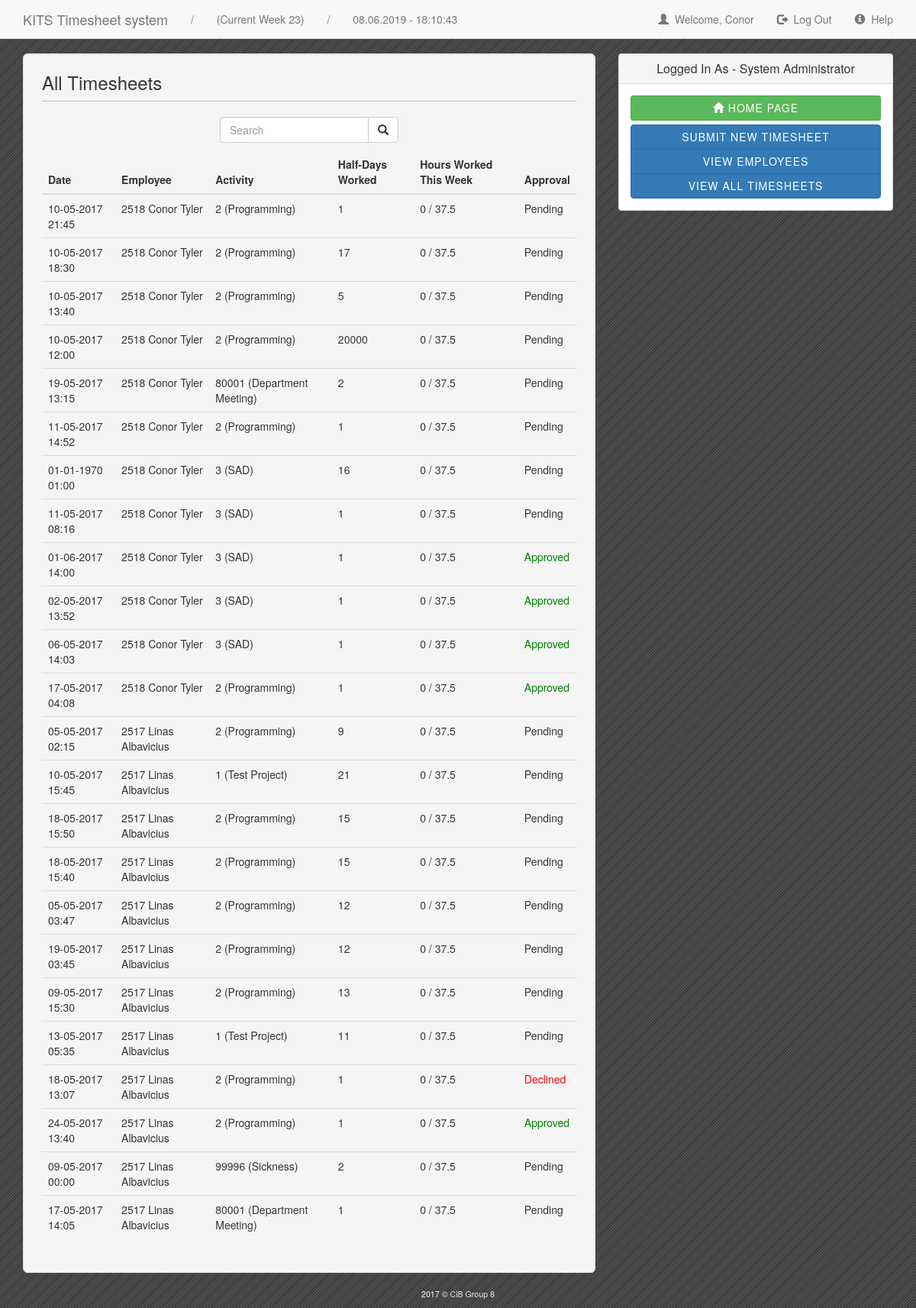
/cib_group_8/manager.php (signed in), run on the app's committed database.
### tables this page shows
CREATE TABLE IF NOT EXISTS `emp_table` (
  `EMP_ID` int(10) NOT NULL,
  `EMP_PASS` varchar(255) NOT NULL,
  `EMP_NAME` varchar(50) NOT NULL,
  `EMP_SURNAME` varchar(50) NOT NULL,
  `EMP_EMAIL` varchar(50) NOT NULL,
  `EMP_PHONE` varchar(60) NOT NULL,
  `EMP_ROLE` int(10) NOT NULL,
  `ACTIVE` int(11) NOT NULL DEFAULT '1'
);

CREATE TABLE IF NOT EXISTS `timesheet_table` (
  `TIMESHEET_ID` int(10) NOT NULL,
  `EMP_ID` int(10) NOT NULL,
  `PROJECT_ID` int(10) NOT NULL,
  `START_TIME` datetime NOT NULL,
  `HALF_DAYS` int(15) NOT NULL,
  `OVERTIME` int(11) NOT NULL DEFAULT '0',
  `APPROVAL` int(15) NOT NULL
);

CREATE TABLE IF NOT EXISTS `project_table` (
  `PROJECT_ID` int(10) NOT NULL,
  `PROJECT_NAME` varchar(40) NOT NULL,
  `PROJECT_MANAGER` int(10) NOT NULL,
  `PROJECT_STATUS` int(11) NOT NULL DEFAULT '1'
);

CREATE TABLE IF NOT EXISTS `role_table` (
  `ROLE_ID` int(10) NOT NULL,
  `ROLE_DESC` varchar(40) NOT NULL
);

### cib_group_8/settings/config.php (called while the page is built, shortened)
<?php
$date_curr = date("Y-m-d");
$date_conv = new DateTime($date_curr);
$week = $date_conv->format("W");
?>

### cib_group_8/settings/check.php (called while the page is built, shortened)
<?php
include('config.php');
$emp_check = $_SESSION['empid'];
$sql = mysqli_query($conn, "SELECT * FROM emp_table WHERE EMP_ID = '$emp_check'");
$row = mysqli_fetch_array($sql, MYSQLI_ASSOC);
$emp_name = $row['EMP_NAME'];
$emp_role = $row['EMP_ROLE'];
$sql_query1 = "SELECT * FROM `role_table` WHERE `ROLE_ID` = '$emp_role'";
$result1 = mysqli_query($conn, $sql_query1);
$row1 = mysqli_fetch_array($result1, MYSQLI_ASSOC);
$role_desc = $row1['ROLE_DESC'];
?>

### cib_group_8/manager.php (the view, shortened to what this page needs)
<?php
include("settings/check.php");
?>
<!DOCTYPE html>
<html lang="en">
	<head>
		<link rel="stylesheet" href="https://maxcdn.bootstrapcdn.com/bootstrap/3.3.7/css/bootstrap.min.css">
		<link rel="stylesheet" href="https://cdnjs.cloudflare.com/ajax/libs/bootstrap-datepicker/1.4.1/css/bootstrap-datepicker3.css"/>
		<link href="styles/clockpicker.css" rel="stylesheet">
		<link rel="stylesheet" href="styles/style.css" type="text/css" />
		<link href="styles/component.css" rel="stylesheet">
		<link href="styles/sweetalert.css" rel="stylesheet">
	</head>
	<body>
		<div class="container">
			<nav class="navbar navbar-default navbar-fixed-top" role="navigation">
				<div class="container">
					<div class="navbar-header">
						<a class="navbar-brand" href="index.php">KITS Timesheet system</a>
					</div>
					<div class="collapse navbar-collapse" id="bs-example-navbar-collapse-1">
						<ul class="nav navbar-nav">
							<li>
								<a href="#">/</a>
							</li>
							<li>
								<a href="#">(Current Week <?php echo $week; ?>)</a>
							</li>
							<li>
								<a href="#">/</a>
							</li>
							<li>
								<a href="#"><?php echo date("d.m.Y") . " - "; ?> <span id="cc_time">12:52</span></a>
							</li>
						</ul>
						<ul class="nav navbar-nav navbar-right">
							<li>
								<a href="#"><span class="glyphicon glyphicon-user"></span>&nbsp;&nbsp;Welcome, <?php echo $emp_name; ?></a>
							</li>
							<li>
								<a href="logout.php"><span class="glyphicon glyphicon-log-out"></span>&nbsp;&nbsp;Log Out</a>
							</li>
							<li>
								<a href="#" class="md-trigger" data-modal="modal-7"><span class="glyphicon glyphicon-info-sign"></span>&nbsp;&nbsp;Help</a>
							</li>
						</ul>
					</div>
				</div>
			</nav>
			<div class="row">
				<div class="col-xs-12 col-md-8">
					<div class="well well-lg">
					<?php
					if($emp_role == 4){
						$result = mysqli_query($conn, "SELECT * FROM timesheet_table AS tt, project_table AS pt WHERE tt.PROJECT_ID = pt.PROJECT_ID AND pt.PROJECT_MANAGER = $emp_check AND APPROVAL = 0");
						$row = mysqli_fetch_assoc($result);
						if(mysqli_num_rows($result) > 0){
							echo "<h3>" . $row['PROJECT_NAME'] . " Timesheets <span style='position: absolute; right: 40px;'>(Current Week 19)</span></h3>";
						} else{
							echo "<h3> No Results Found <span style='position: absolute; right: 40px;'>(Current Week 19)</span></h3>";
						}
					} else if($emp_role == 5){
						echo "<h3> All Timesheets <span style='position: absolute; right: 40px;'></span></h3>";
					} else if($emp_role == 3){
						echo "<h3> Cost Centre Timesheets <span style='position: absolute; right: 40px;'></span></h3>";
					}
					?>
						<hr />
						<div class="table-responsive">
							<form class="navbar-form fBorm" role="search">
								<div class="input-group add-on">
									<input class="form-control" placeholder="Search" name="srch-term" id="srch-term" type="text">
									<div class="input-group-btn">
										<button class="btn btn-default" type="submit"><i class="glyphicon glyphicon-search"></i></button>
									</div>
								</div>
							</form>
							<table class="table">
								<thead>
									<tr>
										<th>Date</th>
										<th>Employee</th>
										<th>Activity</th>
										<th>Half-Days Worked</th>
										<th>Hours Worked This Week</th>
										<th class="text-center">Approval</th>
									</tr>
								</thead>
								<tbody>
								<?php
								if($emp_role == 4 || $emp_role == 3){
									$result = mysqli_query($conn, "SELECT * FROM timesheet_table AS tt, project_table AS pt, emp_table WHERE tt.PROJECT_ID = pt.PROJECT_ID AND pt.PROJECT_MANAGER = $emp_check AND emp_table.EMP_ID = tt.EMP_ID AND APPROVAL = 0");
								} else if($emp_role == 5){
									$result = mysqli_query($conn, "SELECT * FROM timesheet_table AS tt, project_table AS pt, emp_table WHERE tt.PROJECT_ID = pt.PROJECT_ID AND emp_table.EMP_ID = tt.EMP_ID");
								}
								while($row = mysqli_fetch_assoc($result)){
									echo "<tr>";
									echo "<td>" . date('d-m-Y H:i', strtotime($row['START_TIME'])) . "</td>";
									echo "<td>" . $row['EMP_ID'] . " " . $row['EMP_NAME'] . " " . $row['EMP_SURNAME'] . "</td>";
									echo "<td>" . $row['PROJECT_ID'] . " (" . $row['PROJECT_NAME'] . ")</td>";
									echo "<td>" . $row['HALF_DAYS'] . "</td>";
									echo "<td>" . "0 / 37.5" . "</td>";
									if($emp_role == 4 || $emp_role == 3){
										echo "<td class='text-center'>" . "<div class='btn-group' role='group'>
										<form method='post' action='approval.php'>
										<input type='hidden' name='timesheet' value='$row[TIMESHEET_ID]'/>
										<input type='submit' type='button' class='btn btn-success' name='approve' value='Approve'></input>
										<input type='submit' type='button' class='btn btn-danger' name='decline' value='Decline'></input>
										</form>
										</div>" . "</td>";
									} else{
										if ($row['APPROVAL'] == 0) {
											$approval = 'Pending';
										} else if ($row['APPROVAL'] == 1) {
											$approval = "<font color='green'> Approved </font>";
										} else if ($row['APPROVAL'] == 2) {
											$approval = "<font color='red'> Declined </font>";
										}
										echo "<td>". $approval ."</td>";
									}
									echo "</tr>";
								}
								?>
								</tbody>
							</table>
						</div>
					</div>
				</div>
				<div class="col-xs-12 col-md-4">
					<div class="panel panel-default">
						<div class="panel-heading">
							<h3 class="panel-title text-center">Logged In As - <?php echo $role_desc; ?></h3>
						</div>
						<div class="panel-body">
							<form class="login" method="">
								<div class="btn-group btn-group-sm btn-group-justified" role="group">
									<div class="btn-group-vertical btn-block" style="width: 100%;" role="group">
										<a class="btn btn-success btn-sm" href="index.php" ><span class="glyphicon glyphicon-home"></span> HOME PAGE</a>
									</div>
									<div class="btn-group-vertical btn-block" style="width: 100%;" role="group">
										<a class="btn btn-primary btn-sm" href="" data-toggle="modal" data-target="#myModal">Submit new Timesheet</a>
										<?php
											if($emp_role == 5) {
												echo "<a class='btn btn-primary btn-sm' href='sysadmin.php'>View Employees</a>";
												echo "<a class='btn btn-primary btn-sm' href='manager.php'>View ALL Timesheets</a>";
											} else if($emp_role == 4) {
												echo "<a class='btn btn-primary btn-sm' href='manager.php'>View Project Timesheets</a>";
											}
										?>
									</div>
								</div>
							</form>
						</div>
					</div>
				</div>
			</div>
			<footer>
				<p>2017 &copy; <span>CiB Group 8</span></p>
			</footer>
		</div>
	</body>
</html>

### cib_group_8/styles/style.css (style rules this page uses)
body { padding-top: 70px; background-image: url(images/bg.png); }
div.well-lg hr { margin-top: 4px; height: 1px; background: #C3C0C0; }
div.well-lg h3 { margin-top: 0px; }
form.login .btn { font-size: 14px; text-transform: uppercase; font-weight: 500; outline: 0; cursor: pointer; letter-spacing: 1px; }
footer p { font-size: 8pt; text-align: center; color: white; }
footer span { color: #e5e5e5; }

### cib_group_8/styles/sweetalert.css (style rules this page uses)
form.fBorm { margin: 0 auto; display: -webkit-flex; display: flex; -webkit-justify-content: center; justify-content: center; margin-bottom: 10px; }

### data on the page
emp_table: EMP_NAME "Conor"
timesheet_table: START_TIME "10-05-2017 21:45", EMP_ID.EMP_ID "2518", EMP_ID.EMP_NAME "Conor", EMP_ID.EMP_SURNAME "Tyler", PROJECT_ID.PROJECT_ID "2", PROJECT_ID.PROJECT_NAME "Programming", HALF_DAYS "1", APPROVAL "Pending"
timesheet_table: START_TIME "10-05-2017 18:30", EMP_ID.EMP_ID "2518", EMP_ID.EMP_NAME "Conor", EMP_ID.EMP_SURNAME "Tyler", PROJECT_ID.PROJECT_ID "2", PROJECT_ID.PROJECT_NAME "Programming", HALF_DAYS "17", APPROVAL "Pending"
timesheet_table: START_TIME "10-05-2017 13:40", EMP_ID.EMP_ID "2518", EMP_ID.EMP_NAME "Conor", EMP_ID.EMP_SURNAME "Tyler", PROJECT_ID.PROJECT_ID "2", PROJECT_ID.PROJECT_NAME "Programming", HALF_DAYS "5", APPROVAL "Pending"
timesheet_table: START_TIME "10-05-2017 12:00", EMP_ID.EMP_ID "2518", EMP_ID.EMP_NAME "Conor", EMP_ID.EMP_SURNAME "Tyler", PROJECT_ID.PROJECT_ID "2", PROJECT_ID.PROJECT_NAME "Programming", HALF_DAYS "20000", APPROVAL "Pending"
timesheet_table: START_TIME "19-05-2017 13:15", EMP_ID.EMP_ID "2518", EMP_ID.EMP_NAME "Conor", EMP_ID.EMP_SURNAME "Tyler", PROJECT_ID.PROJECT_ID "80001", PROJECT_ID.PROJECT_NAME "Department Meeting", HALF_DAYS "2", APPROVAL "Pending"
timesheet_table: START_TIME "11-05-2017 14:52", EMP_ID.EMP_ID "2518", EMP_ID.EMP_NAME "Conor", EMP_ID.EMP_SURNAME "Tyler", PROJECT_ID.PROJECT_ID "2", PROJECT_ID.PROJECT_NAME "Programming", HALF_DAYS "1", APPROVAL "Pending"
timesheet_table: START_TIME "01-01-1970 01:00", EMP_ID.EMP_ID "2518", EMP_ID.EMP_NAME "Conor", EMP_ID.EMP_SURNAME "Tyler", PROJECT_ID.PROJECT_ID "3", PROJECT_ID.PROJECT_NAME "SAD", HALF_DAYS "16", APPROVAL "Pending"
timesheet_table: START_TIME "11-05-2017 08:16", EMP_ID.EMP_ID "2518", EMP_ID.EMP_NAME "Conor", EMP_ID.EMP_SURNAME "Tyler", PROJECT_ID.PROJECT_ID "3", PROJECT_ID.PROJECT_NAME "SAD", HALF_DAYS "1", APPROVAL "Pending"
timesheet_table: START_TIME "01-06-2017 14:00", EMP_ID.EMP_ID "2518", EMP_ID.EMP_NAME "Conor", EMP_ID.EMP_SURNAME "Tyler", PROJECT_ID.PROJECT_ID "3", PROJECT_ID.PROJECT_NAME "SAD", HALF_DAYS "1", APPROVAL "Approved"
timesheet_table: START_TIME "02-05-2017 13:52", EMP_ID.EMP_ID "2518", EMP_ID.EMP_NAME "Conor", EMP_ID.EMP_SURNAME "Tyler", PROJECT_ID.PROJECT_ID "3", PROJECT_ID.PROJECT_NAME "SAD", HALF_DAYS "1", APPROVAL "Approved"
timesheet_table: START_TIME "06-05-2017 14:03", EMP_ID.EMP_ID "2518", EMP_ID.EMP_NAME "Conor", EMP_ID.EMP_SURNAME "Tyler", PROJECT_ID.PROJECT_ID "3", PROJECT_ID.PROJECT_NAME "SAD", HALF_DAYS "1", APPROVAL "Approved"
timesheet_table: START_TIME "17-05-2017 04:08", EMP_ID.EMP_ID "2518", EMP_ID.EMP_NAME "Conor", EMP_ID.EMP_SURNAME "Tyler", PROJECT_ID.PROJECT_ID "2", PROJECT_ID.PROJECT_NAME "Programming", HALF_DAYS "1", APPROVAL "Approved"
timesheet_table: START_TIME "05-05-2017 02:15", EMP_ID.EMP_ID "2517", EMP_ID.EMP_NAME "Linas", EMP_ID.EMP_SURNAME "Albavicius", PROJECT_ID.PROJECT_ID "2", PROJECT_ID.PROJECT_NAME "Programming", HALF_DAYS "9", APPROVAL "Pending"
timesheet_table: START_TIME "10-05-2017 15:45", EMP_ID.EMP_ID "2517", EMP_ID.EMP_NAME "Linas", EMP_ID.EMP_SURNAME "Albavicius", PROJECT_ID.PROJECT_ID "1", PROJECT_ID.PROJECT_NAME "Test Project", HALF_DAYS "21", APPROVAL "Pending"
timesheet_table: START_TIME "18-05-2017 15:50", EMP_ID.EMP_ID "2517", EMP_ID.EMP_NAME "Linas", EMP_ID.EMP_SURNAME "Albavicius", PROJECT_ID.PROJECT_ID "2", PROJECT_ID.PROJECT_NAME "Programming", HALF_DAYS "15", APPROVAL "Pending"
timesheet_table: START_TIME "18-05-2017 15:40", EMP_ID.EMP_ID "2517", EMP_ID.EMP_NAME "Linas", EMP_ID.EMP_SURNAME "Albavicius", PROJECT_ID.PROJECT_ID "2", PROJECT_ID.PROJECT_NAME "Programming", HALF_DAYS "15", APPROVAL "Pending"
timesheet_table: START_TIME "05-05-2017 03:47", EMP_ID.EMP_ID "2517", EMP_ID.EMP_NAME "Linas", EMP_ID.EMP_SURNAME "Albavicius", PROJECT_ID.PROJECT_ID "2", PROJECT_ID.PROJECT_NAME "Programming", HALF_DAYS "12", APPROVAL "Pending"
timesheet_table: START_TIME "19-05-2017 03:45", EMP_ID.EMP_ID "2517", EMP_ID.EMP_NAME "Linas", EMP_ID.EMP_SURNAME "Albavicius", PROJECT_ID.PROJECT_ID "2", PROJECT_ID.PROJECT_NAME "Programming", HALF_DAYS "12", APPROVAL "Pending"
timesheet_table: START_TIME "09-05-2017 15:30", EMP_ID.EMP_ID "2517", EMP_ID.EMP_NAME "Linas", EMP_ID.EMP_SURNAME "Albavicius", PROJECT_ID.PROJECT_ID "2", PROJECT_ID.PROJECT_NAME "Programming", HALF_DAYS "13", APPROVAL "Pending"
timesheet_table: START_TIME "13-05-2017 05:35", EMP_ID.EMP_ID "2517", EMP_ID.EMP_NAME "Linas", EMP_ID.EMP_SURNAME "Albavicius", PROJECT_ID.PROJECT_ID "1", PROJECT_ID.PROJECT_NAME "Test Project", HALF_DAYS "11", APPROVAL "Pending"
timesheet_table: START_TIME "18-05-2017 13:07", EMP_ID.EMP_ID "2517", EMP_ID.EMP_NAME "Linas", EMP_ID.EMP_SURNAME "Albavicius", PROJECT_ID.PROJECT_ID "2", PROJECT_ID.PROJECT_NAME "Programming", HALF_DAYS "1", APPROVAL "Declined"
timesheet_table: START_TIME "24-05-2017 13:40", EMP_ID.EMP_ID "2517", EMP_ID.EMP_NAME "Linas", EMP_ID.EMP_SURNAME "Albavicius", PROJECT_ID.PROJECT_ID "2", PROJECT_ID.PROJECT_NAME "Programming", HALF_DAYS "1", APPROVAL "Approved"
timesheet_table: START_TIME "09-05-2017 00:00", EMP_ID.EMP_ID "2517", EMP_ID.EMP_NAME "Linas", EMP_ID.EMP_SURNAME "Albavicius", PROJECT_ID.PROJECT_ID "99996", PROJECT_ID.PROJECT_NAME "Sickness", HALF_DAYS "2", APPROVAL "Pending"
timesheet_table: START_TIME "17-05-2017 14:05", EMP_ID.EMP_ID "2517", EMP_ID.EMP_NAME "Linas", EMP_ID.EMP_SURNAME "Albavicius", PROJECT_ID.PROJECT_ID "80001", PROJECT_ID.PROJECT_NAME "Department Meeting", HALF_DAYS "1", APPROVAL "Pending"
role_table: ROLE_DESC "System Administrator"

### other printed values
$week "23"
